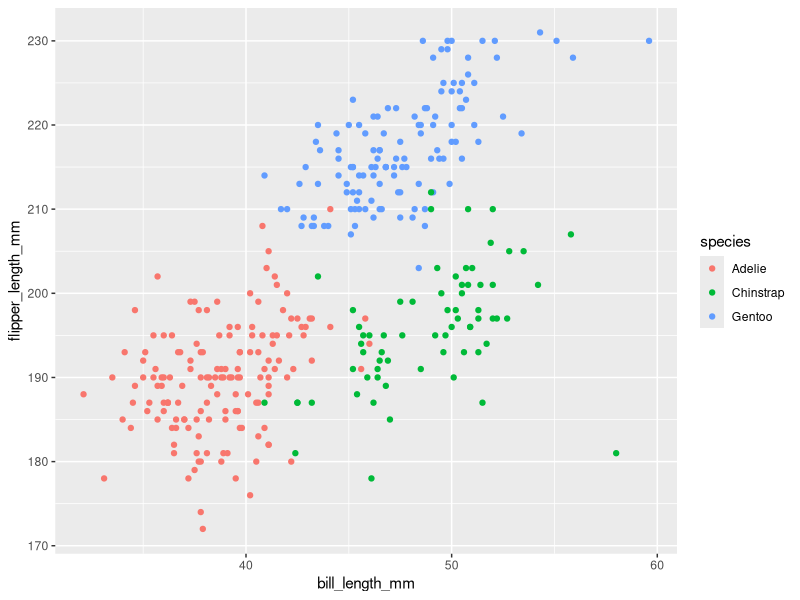
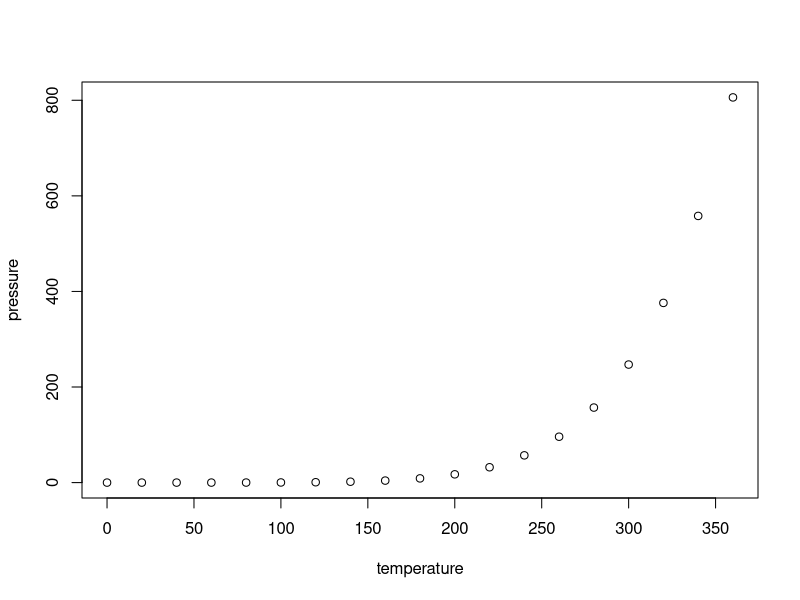
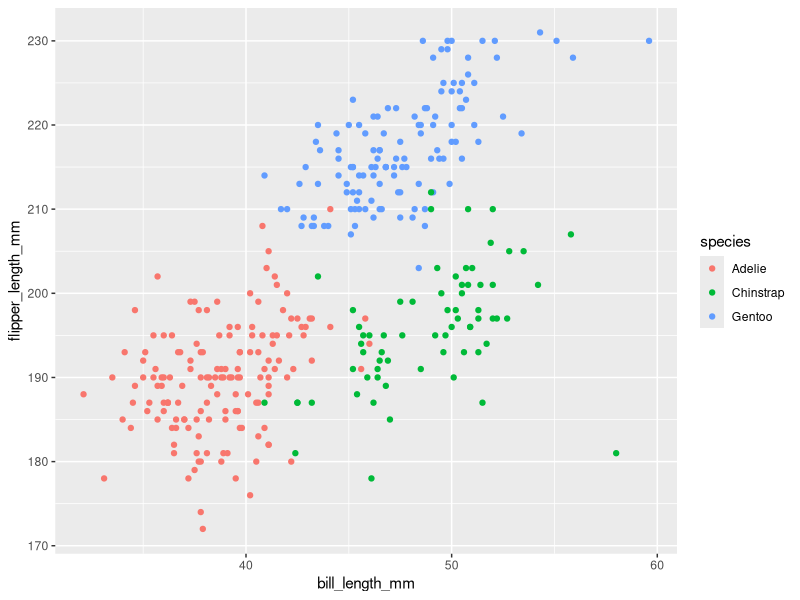

Generate these figures, in order, with R:
## ---- chunk 1
library(tidyverse)
data("penguins", package =  "palmerpenguins")
head(penguins)

## ---- chunk 2
ggplot(penguins, aes(x=bill_length_mm, y=flipper_length_mm, color=species)) + geom_point()
## ---- chunk 3
ggsave("p8105_hw1_ek2794.pdf", height = 5, width=5)
## ---- chunk 4
summary(cars)
## ---- chunk 5
plot(pressure)
